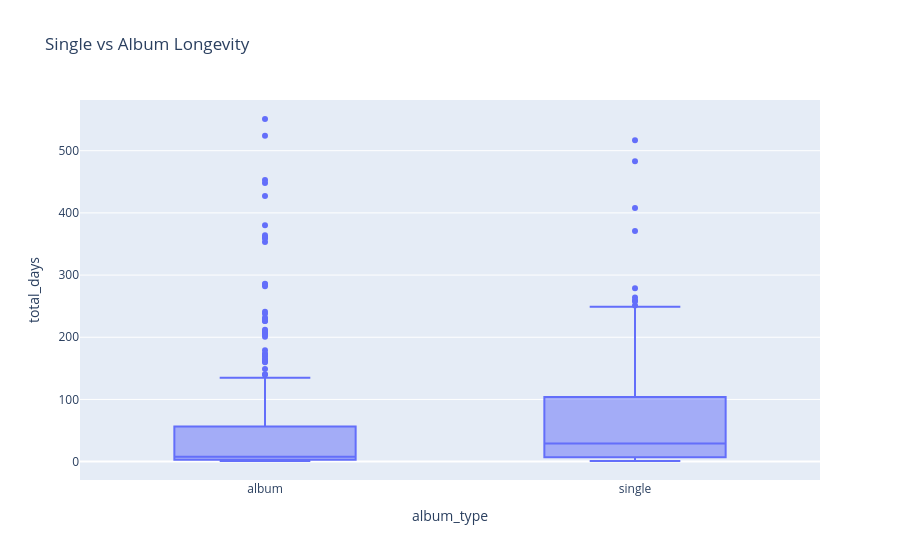

The notebook cell this image was saved under:
### Markdown cell above
Singles → fast rise, fast fall
Albums → stable presence

### Code cell
px.box(
    lifecycle_attr,
    x='album_type',
    y='total_days',
    title='Single vs Album Longevity'
)

### Figure 1 — Plotly figure (JSON) as saved in the notebook; plotly's stock layout.template omitted (floating-point values rounded to 4 significant figures; data arrays with more than 128 entries replaced by an {"elided": "..."} marker saying what was removed)
{"data": [{"alignmentgroup": "True", "hovertemplate": "album_type=%{x}<br>total_days=%{y}<extra></extra>", "legendgroup": "", "marker": {"color": "#636efa"}, "name": "", "notched": false, "offsetgroup": "", "orientation": "v", "showlegend": false, "type": "box", "x": {"elided": "604 str values"}, "x0": " ", "xaxis": "x", "y": {"elided": "604 int values"}, "y0": " ", "yaxis": "y"}], "layout": {"boxmode": "group", "legend": {"tracegroupgap": 0}, "title": {"text": "Single vs Album Longevity"}, "xaxis": {"anchor": "y", "domain": [0, 1], "title": {"text": "album_type"}}, "yaxis": {"anchor": "x", "domain": [0, 1], "title": {"text": "total_days"}}}}
